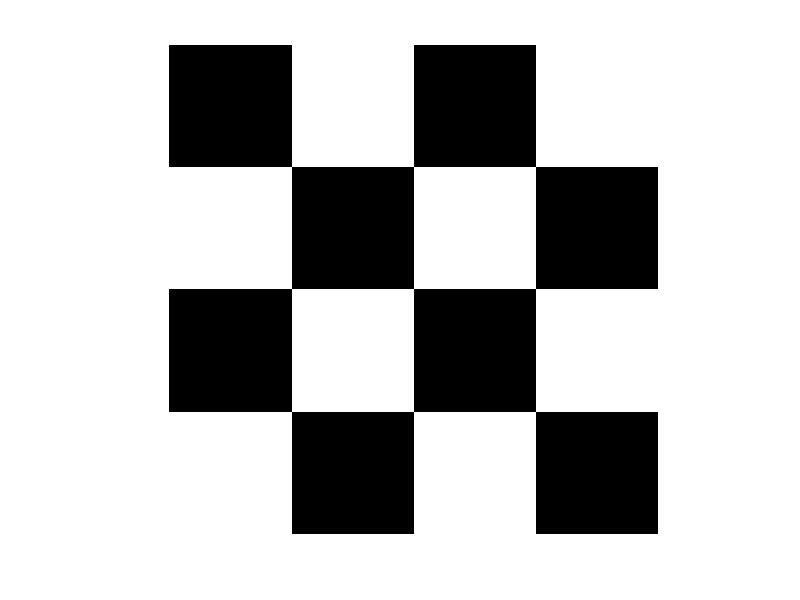

MATLAB code for this plot: (Note: this script raises an error after producing the figure.)

clear 

%%
%Checkeboard Image Detection 
a = 2;
pixelsize = floor(110/(a*2))  ;
K = (checkerboard(pixelsize , a, a) > 0.5);
figure
imshow(K)
saveas(gcf ,'MATLAB Figures\Checkerboard.png')
%%


imageFileName = "C:\Users\servinf\Documents\1.0 Vanderbilt\Dr. Miga Lab\Liver Ablation Phantom Study\Beef Ablation Study\Beef Ablation with Segmetation.png";
I = imread(imageFileName);

[imagePoints,boardSize] = detectCheckerboardPoints(I);

J = insertText(I,imagePoints,1:size(imagePoints,1));
J = insertMarker(J,imagePoints,'o','Color','red','Size',5);
imshow(J);
title(sprintf('Detected a %d x %d Checkerboard',boardSize));

hold on
Distance = [];
%Checkerboard Dimension in Milimeters; 
CheckerboardDim = 2;
for i = 1:length(imagePoints)-1
% 
%     plot( imagePoints(i,1), imagePoints(i,2), 'r.', 'MarkerSize', 20)
%     
%     pause(.2)
    Distance = [Distance,  sqrt( (imagePoints(i,1) - imagePoints(i+1,1))^2 ...
                + (imagePoints(i,2) - imagePoints(i+1,2))^2) ] ;

end 
Distance(Distance > Distance(1)*1.2) = [];
PixelToDim = CheckerboardDim/ mean(Distance); 
hold off;
